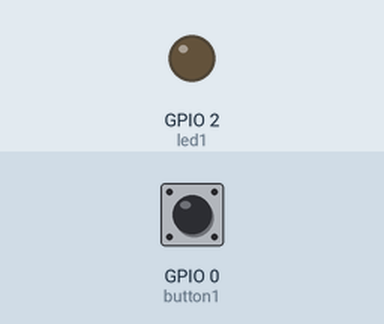
The program below on a simulated ESP32 board running MicroPython. On the bench: output pins drawn as LEDs (lit = HIGH). The test bench sets the inputs (shaded band); at power-on: GPIO 0 (button1) HIGH.

Above: at 1.2 s.
1.3 s: GPIO 0 (button1) pulled LOW for 0.15 s
At 2.5 s:
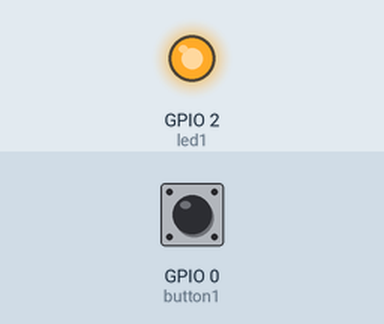
2.9 s: GPIO 0 (button1) pulled LOW for 1 s
At 3.9 s:
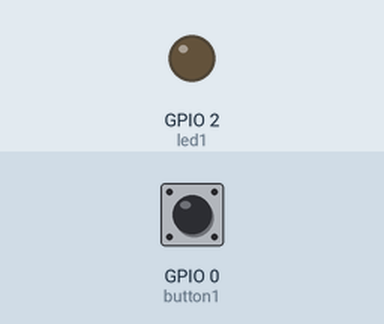
5.4 s: GPIO 0 (button1) pulled LOW for 3.2 s
At 5.8 s:
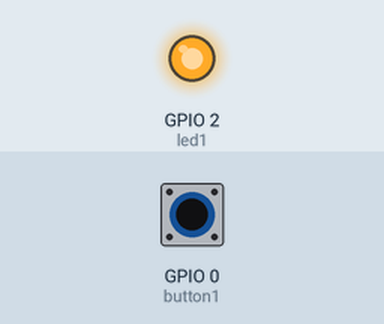
Timing chart, 0 to 8.4 s (numbered marks = the images above; inputs shaded):
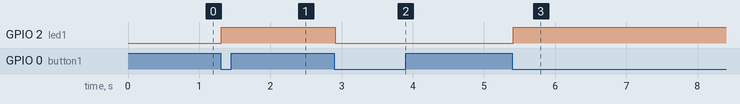

The program:

PushButton_Lichtschalter_debounced.py
```python
import machine
import time

led1 = machine.Pin(2, machine.Pin.OUT) # interne LED
button1 = machine.Pin(0, machine.Pin.IN, machine.Pin.PULL_UP) # Button BOOT
state = 0

while True:
    if button1.value() == 0:
        time.sleep_ms(10) # hier 10ms warten (debouncing)
        if button1.value() == 0: # nochmals pruefen
            state = not state # Zustand umschalten
            led1.value(state)
            while not button1.value():
                # nochmalige Ausführung verhindern
                pass
```

Measured:
- after the input at 1.3 s, GPIO 2 (led1): LOW → HIGH at once
- after the input at 2.9 s, GPIO 2 (led1): HIGH → LOW at once
- after the input at 5.4 s, GPIO 2 (led1): LOW → HIGH at once
